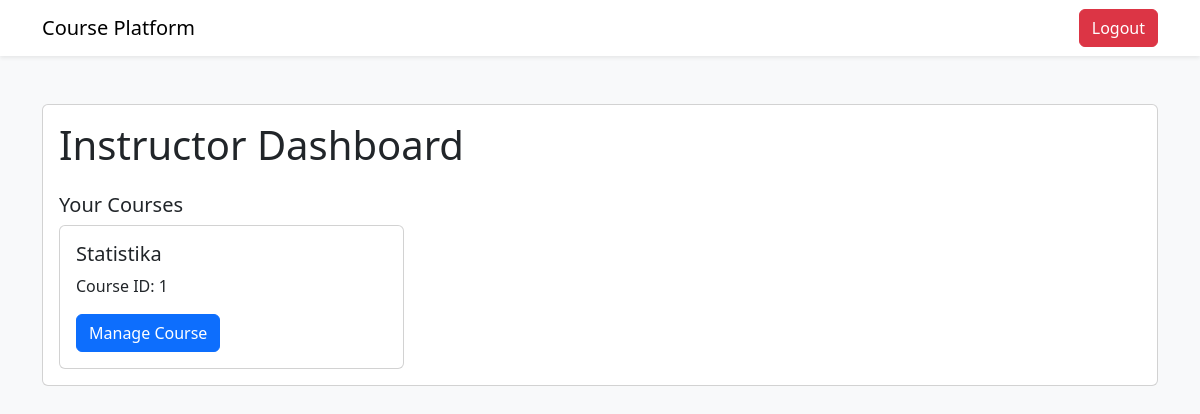
Page /instructor (signed in) on the earlier database version.
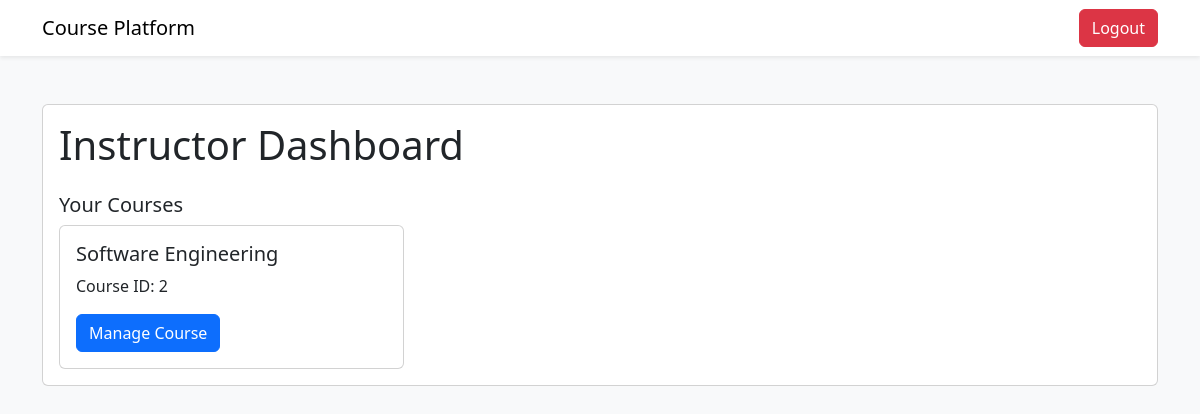
Same page on the later database version.
### tables this page shows
CREATE TABLE kursus (
                id_kursus INTEGER PRIMARY KEY AUTOINCREMENT,
                id_instruktur INTEGER,
                nama_kursus TEXT NOT NULL,
                harga_kursus INT NOT NULL,
                FOREIGN KEY (id_instruktur) REFERENCES instruktur(id_instruktur)
            );

### features/auth.py (the view)
    def instructor(self):
        if not session.get('email') and session.get('role') != 'instructor':
            return redirect('/login_instructor')
        email = session['email']
        instructor = query_db('SELECT id_instruktur FROM instruktur WHERE email = ?', (email,), one=True)
        if instructor:
            courses = query_db('SELECT * FROM kursus WHERE id_instruktur = ?', (instructor['id_instruktur'],))
            return render_template('instructor_page.html', courses=courses)
        else:
            return redirect('/login_instructor')

### database.py (called while the page is built)
def get_db():
    db = getattr(g, '_database', None)
    if db is None:
        db = g._database = sqlite3.connect(DATABASE)
        db.row_factory = sqlite3.Row
    return db

def query_db(query, args=(), one=False):
    cur = get_db().execute(query, args)
    rv = cur.fetchall()
    cur.close()
    get_db().commit()
    return (rv[0] if rv else None) if one else rv

### templates/instructor_page.html (shortened to what this page needs)
<!DOCTYPE html>
<html lang="en">
<head>
    <link href="https://cdn.jsdelivr.net/npm/bootstrap@5.3.0/dist/css/bootstrap.min.css" rel="stylesheet">
</head>
<body class="bg-light">
    <nav class="navbar navbar-expand-lg navbar-light bg-white shadow-sm">
        <div class="container">
            <a class="navbar-brand" href="/instructor">Course Platform</a>
            <div class="d-flex">
                <a href="/logout" class="btn btn-danger">Logout</a>
            </div>
        </div>
    </nav>
    <div class="container py-5">
        <div class="card">
            <div class="card-body">
                <h1 class="card-title mb-4">Instructor Dashboard</h1>
                <h2 class="card-title h5 mt-4">Your Courses</h2>
                <div class="row g-4">
                    {% for course in courses %}
                    <div class="col-md-4">
                        <div class="card h-100">
                            <div class="card-body">
                                <h3 class="card-title h5">{{ course.nama_kursus }}</h3>
                                <p class="card-text">Course ID: {{ course.id_kursus }}</p>
                                <a href="/instructor/manage-materials/{{ course.id_kursus }}"
                                    class="btn btn-primary">Manage Course</a>
                            </div>
                        </div>
                    </div>
                    {% endfor %}
                </div>
            </div>
        </div>
    </div>
</body>
</html>

Differences in the rows shown:
no longer on this page (row edited): kursus: nama_kursus "Statistika", id_kursus "1"
now on this page (row edited): kursus: nama_kursus "Software Engineering", id_kursus "2"
